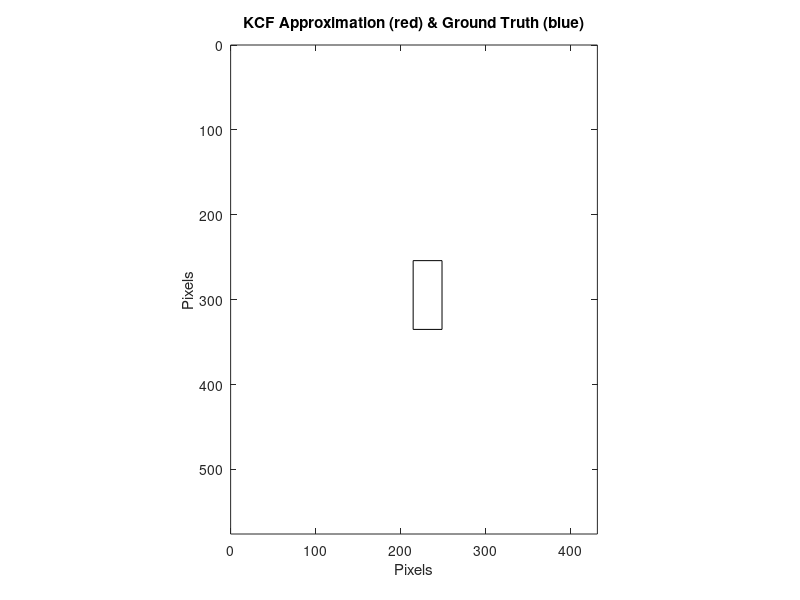

This chart was generated by the following MATLAB code: (Note: this script raises an error after producing the figure.)
clear all
clc
empty_pic = ones(576,432);   % creates white canvass background
figure
imshow(empty_pic);
title('KCF Approximation (red) & Ground Truth (blue)');
xlabel(' Pixels ');  ylabel(' Pixels ');
xlim([0 432]);  ylim([0 576]);
% legend ('Tracker', 'Ground Truth');
hold on;
axis on;

load kcf_positions.txt ;    % computed from Henriques KCF example
load kcf_groundTruth.txt ;
pos = kcf_positions;
pos_truth = horzcat(floor(kcf_groundTruth(:,1)+kcf_groundTruth(:,3)/2), ...
          floor(kcf_groundTruth(:,2)+kcf_groundTruth(:,4)/2));
for i = 1:length(pos)
h = rectangle('Position', [pos(i,2),pos(i,1),34,81]);
h.LineWidth = 1; h.EdgeColor = [1 0 0]; % h.LineStyle = '--' ;
h1 = rectangle('Position', [pos_truth(i,1),pos_truth(i,2), 34, 81]);
h1.LineWidth=1; h1.EdgeColor = [0 0 1];
pause(0.05)
h.EdgeColor =[1 1 1];
h1.EdgeColor =[1 1 1];
% fprintf('Iteration %d ', i, 'of 765'); 
i
end
clc
pos(:,[1 2]) = pos(:,[2 1]);
Precision = sum( sqrt((pos_truth - pos).^2));


